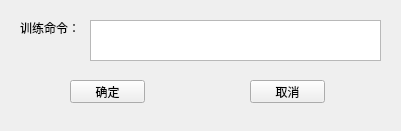
<?xml version="1.0" encoding="UTF-8"?>
<ui version="4.0">
 <class>Form</class>
 <widget class="QWidget" name="Form">
  <property name="geometry">
   <rect>
    <x>0</x>
    <y>0</y>
    <width>401</width>
    <height>131</height>
   </rect>
  </property>
  <property name="windowTitle">
   <string>yolo训练命令设置</string>
  </property>
  <widget class="QLabel" name="train_command_label">
   <property name="geometry">
    <rect>
     <x>20</x>
     <y>20</y>
     <width>61</width>
     <height>16</height>
    </rect>
   </property>
   <property name="text">
    <string>训练命令：</string>
   </property>
  </widget>
  <widget class="QTextEdit" name="train_command_textEdit">
   <property name="geometry">
    <rect>
     <x>90</x>
     <y>20</y>
     <width>291</width>
     <height>41</height>
    </rect>
   </property>
  </widget>
  <widget class="QPushButton" name="confirm_pushButton">
   <property name="geometry">
    <rect>
     <x>70</x>
     <y>80</y>
     <width>75</width>
     <height>23</height>
    </rect>
   </property>
   <property name="text">
    <string>确定</string>
   </property>
  </widget>
  <widget class="QPushButton" name="cancel_pushButton">
   <property name="geometry">
    <rect>
     <x>250</x>
     <y>80</y>
     <width>75</width>
     <height>23</height>
    </rect>
   </property>
   <property name="text">
    <string>取消</string>
   </property>
  </widget>
 </widget>
 <resources/>
 <connections/>
</ui>
